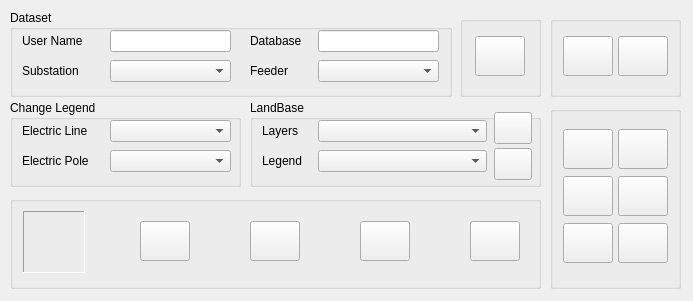
<?xml version="1.0" encoding="UTF-8"?>
<ui version="4.0">
 <class>frmMain</class>
 <widget class="QMainWindow" name="frmMain">
  <property name="geometry">
   <rect>
    <x>0</x>
    <y>0</y>
    <width>693</width>
    <height>301</height>
   </rect>
  </property>
  <property name="sizePolicy">
   <sizepolicy hsizetype="Fixed" vsizetype="Fixed">
    <horstretch>0</horstretch>
    <verstretch>0</verstretch>
   </sizepolicy>
  </property>
  <property name="maximumSize">
   <size>
    <width>693</width>
    <height>301</height>
   </size>
  </property>
  <property name="windowTitle">
   <string>NRECA Electric Systems</string>
  </property>
  <property name="windowIcon">
   <iconset resource="../Resources/FormIcons/resources.qrc">
    <normaloff>:/plugins/ElectricSystems/Resources/FormIcons/formworld.png</normaloff>:/plugins/ElectricSystems/Resources/FormIcons/formworld.png</iconset>
  </property>
  <property name="tabShape">
   <enum>QTabWidget::Rounded</enum>
  </property>
  <widget class="QWidget" name="centralwidget">
   <widget class="QGroupBox" name="groupBox">
    <property name="geometry">
     <rect>
      <x>10</x>
      <y>10</y>
      <width>442</width>
      <height>87</height>
     </rect>
    </property>
    <property name="title">
     <string>Dataset</string>
    </property>
    <widget class="QLabel" name="label">
     <property name="geometry">
      <rect>
       <x>12</x>
       <y>23</y>
       <width>71</width>
       <height>16</height>
      </rect>
     </property>
     <property name="text">
      <string>User Name</string>
     </property>
    </widget>
    <widget class="QLineEdit" name="txtPro">
     <property name="geometry">
      <rect>
       <x>100</x>
       <y>20</y>
       <width>121</width>
       <height>22</height>
      </rect>
     </property>
     <property name="toolTip">
      <string>Project Name</string>
     </property>
    </widget>
    <widget class="QLabel" name="label_2">
     <property name="geometry">
      <rect>
       <x>240</x>
       <y>23</y>
       <width>51</width>
       <height>16</height>
      </rect>
     </property>
     <property name="text">
      <string>Database</string>
     </property>
    </widget>
    <widget class="QLabel" name="label_3">
     <property name="geometry">
      <rect>
       <x>12</x>
       <y>53</y>
       <width>71</width>
       <height>16</height>
      </rect>
     </property>
     <property name="text">
      <string>Substation</string>
     </property>
    </widget>
    <widget class="QComboBox" name="cmbSub">
     <property name="geometry">
      <rect>
       <x>100</x>
       <y>50</y>
       <width>121</width>
       <height>22</height>
      </rect>
     </property>
     <property name="toolTip">
      <string>Select Substation</string>
     </property>
    </widget>
    <widget class="QLabel" name="label_4">
     <property name="geometry">
      <rect>
       <x>240</x>
       <y>53</y>
       <width>51</width>
       <height>16</height>
      </rect>
     </property>
     <property name="text">
      <string>Feeder</string>
     </property>
    </widget>
    <widget class="QComboBox" name="cmbFed">
     <property name="geometry">
      <rect>
       <x>308</x>
       <y>50</y>
       <width>121</width>
       <height>22</height>
      </rect>
     </property>
     <property name="toolTip">
      <string>Select Feeder</string>
     </property>
    </widget>
    <widget class="QLineEdit" name="txtDatabase">
     <property name="geometry">
      <rect>
       <x>308</x>
       <y>20</y>
       <width>121</width>
       <height>22</height>
      </rect>
     </property>
     <property name="toolTip">
      <string>Project Name</string>
     </property>
    </widget>
   </widget>
   <widget class="QGroupBox" name="groupBox_2">
    <property name="geometry">
     <rect>
      <x>460</x>
      <y>16</y>
      <width>81</width>
      <height>81</height>
     </rect>
    </property>
    <property name="title">
     <string/>
    </property>
    <widget class="QPushButton" name="cmdNew">
     <property name="geometry">
      <rect>
       <x>15</x>
       <y>20</y>
       <width>50</width>
       <height>40</height>
      </rect>
     </property>
     <property name="toolTip">
      <string>Define New Project</string>
     </property>
     <property name="text">
      <string/>
     </property>
     <property name="icon">
      <iconset resource="../Resources/FormIcons/resources.qrc">
       <normaloff>:/plugins/ElectricSystems/Resources/FormIcons/database_process.png</normaloff>:/plugins/ElectricSystems/Resources/FormIcons/database_process.png</iconset>
     </property>
     <property name="iconSize">
      <size>
       <width>32</width>
       <height>32</height>
      </size>
     </property>
    </widget>
   </widget>
   <widget class="QGroupBox" name="groupBox_3">
    <property name="geometry">
     <rect>
      <x>10</x>
      <y>100</y>
      <width>231</width>
      <height>87</height>
     </rect>
    </property>
    <property name="title">
     <string>Change Legend</string>
    </property>
    <widget class="QComboBox" name="cmbLegLine">
     <property name="geometry">
      <rect>
       <x>100</x>
       <y>20</y>
       <width>121</width>
       <height>22</height>
      </rect>
     </property>
     <property name="toolTip">
      <string>Select Legend for Electric Line</string>
     </property>
    </widget>
    <widget class="QComboBox" name="cmbLegPole">
     <property name="geometry">
      <rect>
       <x>100</x>
       <y>50</y>
       <width>121</width>
       <height>22</height>
      </rect>
     </property>
     <property name="toolTip">
      <string>Select Legend for Electric Pole</string>
     </property>
    </widget>
    <widget class="QLabel" name="label_5">
     <property name="geometry">
      <rect>
       <x>12</x>
       <y>23</y>
       <width>71</width>
       <height>16</height>
      </rect>
     </property>
     <property name="text">
      <string>Electric Line</string>
     </property>
    </widget>
    <widget class="QLabel" name="label_6">
     <property name="geometry">
      <rect>
       <x>12</x>
       <y>53</y>
       <width>71</width>
       <height>16</height>
      </rect>
     </property>
     <property name="text">
      <string>Electric Pole</string>
     </property>
    </widget>
   </widget>
   <widget class="QGroupBox" name="groupBox_4">
    <property name="geometry">
     <rect>
      <x>250</x>
      <y>100</y>
      <width>291</width>
      <height>87</height>
     </rect>
    </property>
    <property name="title">
     <string>LandBase</string>
    </property>
    <widget class="QLabel" name="label_8">
     <property name="geometry">
      <rect>
       <x>12</x>
       <y>53</y>
       <width>41</width>
       <height>16</height>
      </rect>
     </property>
     <property name="text">
      <string>Legend</string>
     </property>
    </widget>
    <widget class="QComboBox" name="cmbLayers">
     <property name="geometry">
      <rect>
       <x>68</x>
       <y>20</y>
       <width>169</width>
       <height>22</height>
      </rect>
     </property>
     <property name="toolTip">
      <string>Available LandBase Layers</string>
     </property>
    </widget>
    <widget class="QComboBox" name="cmbLegend">
     <property name="geometry">
      <rect>
       <x>68</x>
       <y>50</y>
       <width>169</width>
       <height>22</height>
      </rect>
     </property>
     <property name="toolTip">
      <string>Legends for LandBase Layers</string>
     </property>
    </widget>
    <widget class="QLabel" name="label_7">
     <property name="geometry">
      <rect>
       <x>12</x>
       <y>23</y>
       <width>51</width>
       <height>16</height>
      </rect>
     </property>
     <property name="text">
      <string>Layers</string>
     </property>
    </widget>
    <widget class="QPushButton" name="pushButton_2">
     <property name="geometry">
      <rect>
       <x>244</x>
       <y>12</y>
       <width>38</width>
       <height>32</height>
      </rect>
     </property>
     <property name="toolTip">
      <string>Get LandBase Layers</string>
     </property>
     <property name="text">
      <string/>
     </property>
     <property name="icon">
      <iconset resource="../Resources/FormIcons/resources.qrc">
       <normaloff>:/plugins/ElectricSystems/Resources/FormIcons/mapsearchsmall.png</normaloff>:/plugins/ElectricSystems/Resources/FormIcons/mapsearchsmall.png</iconset>
     </property>
     <property name="iconSize">
      <size>
       <width>24</width>
       <height>24</height>
      </size>
     </property>
    </widget>
    <widget class="QPushButton" name="pushButton_3">
     <property name="geometry">
      <rect>
       <x>244</x>
       <y>48</y>
       <width>38</width>
       <height>32</height>
      </rect>
     </property>
     <property name="toolTip">
      <string>Add LandBase to Map</string>
     </property>
     <property name="text">
      <string/>
     </property>
     <property name="icon">
      <iconset resource="../Resources/FormIcons/resources.qrc">
       <normaloff>:/plugins/ElectricSystems/Resources/FormIcons/mapaddsmall.png</normaloff>:/plugins/ElectricSystems/Resources/FormIcons/mapaddsmall.png</iconset>
     </property>
     <property name="iconSize">
      <size>
       <width>24</width>
       <height>24</height>
      </size>
     </property>
    </widget>
   </widget>
   <widget class="QGroupBox" name="groupBox_5">
    <property name="geometry">
     <rect>
      <x>10</x>
      <y>196</y>
      <width>531</width>
      <height>93</height>
     </rect>
    </property>
    <property name="title">
     <string/>
    </property>
    <widget class="QFrame" name="frame">
     <property name="geometry">
      <rect>
       <x>13</x>
       <y>15</y>
       <width>62</width>
       <height>62</height>
      </rect>
     </property>
     <property name="styleSheet">
      <string notr="true">image: url(:/plugins/ElectricSystems/Resources/FormIcons/basicnreca.png);</string>
     </property>
     <property name="frameShape">
      <enum>QFrame::Panel</enum>
     </property>
     <property name="frameShadow">
      <enum>QFrame::Sunken</enum>
     </property>
    </widget>
    <widget class="QPushButton" name="cmdAddlayer">
     <property name="geometry">
      <rect>
       <x>130</x>
       <y>25</y>
       <width>50</width>
       <height>40</height>
      </rect>
     </property>
     <property name="toolTip">
      <string>Add Feeder Electric Layers</string>
     </property>
     <property name="text">
      <string/>
     </property>
     <property name="icon">
      <iconset resource="../Resources/FormIcons/resources.qrc">
       <normaloff>:/plugins/ElectricSystems/Resources/FormIcons/mapadd.png</normaloff>:/plugins/ElectricSystems/Resources/FormIcons/mapadd.png</iconset>
     </property>
     <property name="iconSize">
      <size>
       <width>32</width>
       <height>32</height>
      </size>
     </property>
    </widget>
    <widget class="QPushButton" name="cmdClear">
     <property name="geometry">
      <rect>
       <x>240</x>
       <y>25</y>
       <width>50</width>
       <height>40</height>
      </rect>
     </property>
     <property name="toolTip">
      <string>Clear Map</string>
     </property>
     <property name="text">
      <string/>
     </property>
     <property name="icon">
      <iconset resource="../Resources/FormIcons/resources.qrc">
       <normaloff>:/plugins/ElectricSystems/Resources/FormIcons/mapdelete.png</normaloff>:/plugins/ElectricSystems/Resources/FormIcons/mapdelete.png</iconset>
     </property>
     <property name="iconSize">
      <size>
       <width>32</width>
       <height>32</height>
      </size>
     </property>
    </widget>
    <widget class="QPushButton" name="cmdHelp">
     <property name="geometry">
      <rect>
       <x>350</x>
       <y>25</y>
       <width>50</width>
       <height>40</height>
      </rect>
     </property>
     <property name="toolTip">
      <string>Help</string>
     </property>
     <property name="text">
      <string/>
     </property>
     <property name="icon">
      <iconset resource="../Resources/FormIcons/resources.qrc">
       <normaloff>:/plugins/ElectricSystems/Resources/FormIcons/basichelp.png</normaloff>:/plugins/ElectricSystems/Resources/FormIcons/basichelp.png</iconset>
     </property>
     <property name="iconSize">
      <size>
       <width>32</width>
       <height>32</height>
      </size>
     </property>
    </widget>
    <widget class="QPushButton" name="cmdClose">
     <property name="geometry">
      <rect>
       <x>460</x>
       <y>25</y>
       <width>50</width>
       <height>40</height>
      </rect>
     </property>
     <property name="toolTip">
      <string>Close</string>
     </property>
     <property name="text">
      <string/>
     </property>
     <property name="icon">
      <iconset resource="../Resources/FormIcons/resources.qrc">
       <normaloff>:/plugins/ElectricSystems/Resources/FormIcons/basicexit.png</normaloff>:/plugins/ElectricSystems/Resources/FormIcons/basicexit.png</iconset>
     </property>
     <property name="iconSize">
      <size>
       <width>32</width>
       <height>32</height>
      </size>
     </property>
    </widget>
   </widget>
   <widget class="QGroupBox" name="groupBox_6">
    <property name="geometry">
     <rect>
      <x>550</x>
      <y>16</y>
      <width>131</width>
      <height>81</height>
     </rect>
    </property>
    <property name="title">
     <string/>
    </property>
    <widget class="QPushButton" name="cmdMain">
     <property name="geometry">
      <rect>
       <x>13</x>
       <y>20</y>
       <width>50</width>
       <height>40</height>
      </rect>
     </property>
     <property name="toolTip">
      <string>Database Development and Analysis</string>
     </property>
     <property name="text">
      <string/>
     </property>
     <property name="icon">
      <iconset resource="../Resources/FormIcons/resources.qrc">
       <normaloff>:/plugins/ElectricSystems/Resources/FormIcons/mapsettings.png</normaloff>:/plugins/ElectricSystems/Resources/FormIcons/mapsettings.png</iconset>
     </property>
     <property name="iconSize">
      <size>
       <width>32</width>
       <height>32</height>
      </size>
     </property>
    </widget>
    <widget class="QPushButton" name="cmdEquip">
     <property name="geometry">
      <rect>
       <x>68</x>
       <y>20</y>
       <width>50</width>
       <height>40</height>
      </rect>
     </property>
     <property name="toolTip">
      <string>Equipment Database</string>
     </property>
     <property name="text">
      <string/>
     </property>
     <property name="icon">
      <iconset resource="../Resources/FormIcons/resources.qrc">
       <normaloff>:/plugins/ElectricSystems/Resources/FormIcons/mapinfo.png</normaloff>:/plugins/ElectricSystems/Resources/FormIcons/mapinfo.png</iconset>
     </property>
     <property name="iconSize">
      <size>
       <width>32</width>
       <height>32</height>
      </size>
     </property>
    </widget>
   </widget>
   <widget class="QGroupBox" name="groupBox_7">
    <property name="geometry">
     <rect>
      <x>550</x>
      <y>106</y>
      <width>131</width>
      <height>183</height>
     </rect>
    </property>
    <property name="title">
     <string/>
    </property>
    <widget class="QPushButton" name="cmdCreate">
     <property name="geometry">
      <rect>
       <x>13</x>
       <y>23</y>
       <width>50</width>
       <height>40</height>
      </rect>
     </property>
     <property name="toolTip">
      <string>Database Intialization</string>
     </property>
     <property name="text">
      <string/>
     </property>
     <property name="icon">
      <iconset resource="../Resources/FormIcons/resources.qrc">
       <normaloff>:/plugins/ElectricSystems/Resources/FormIcons/mapedit.png</normaloff>:/plugins/ElectricSystems/Resources/FormIcons/mapedit.png</iconset>
     </property>
     <property name="iconSize">
      <size>
       <width>32</width>
       <height>32</height>
      </size>
     </property>
    </widget>
    <widget class="QPushButton" name="cmdProcess">
     <property name="geometry">
      <rect>
       <x>68</x>
       <y>23</y>
       <width>50</width>
       <height>40</height>
      </rect>
     </property>
     <property name="toolTip">
      <string>Process Field Data</string>
     </property>
     <property name="text">
      <string/>
     </property>
     <property name="icon">
      <iconset resource="../Resources/FormIcons/resources.qrc">
       <normaloff>:/plugins/ElectricSystems/Resources/FormIcons/mapgps.png</normaloff>:/plugins/ElectricSystems/Resources/FormIcons/mapgps.png</iconset>
     </property>
     <property name="iconSize">
      <size>
       <width>32</width>
       <height>32</height>
      </size>
     </property>
    </widget>
    <widget class="QPushButton" name="cmdValidate">
     <property name="geometry">
      <rect>
       <x>13</x>
       <y>70</y>
       <width>50</width>
       <height>40</height>
      </rect>
     </property>
     <property name="toolTip">
      <string>Database Validation</string>
     </property>
     <property name="text">
      <string/>
     </property>
     <property name="icon">
      <iconset resource="../Resources/FormIcons/resources.qrc">
       <normaloff>:/plugins/ElectricSystems/Resources/FormIcons/mapaccept.png</normaloff>:/plugins/ElectricSystems/Resources/FormIcons/mapaccept.png</iconset>
     </property>
     <property name="iconSize">
      <size>
       <width>32</width>
       <height>32</height>
      </size>
     </property>
    </widget>
    <widget class="QPushButton" name="cmdFinance">
     <property name="geometry">
      <rect>
       <x>68</x>
       <y>70</y>
       <width>50</width>
       <height>40</height>
      </rect>
     </property>
     <property name="toolTip">
      <string>Financial Analysis</string>
     </property>
     <property name="text">
      <string/>
     </property>
     <property name="icon">
      <iconset resource="../Resources/FormIcons/resources.qrc">
       <normaloff>:/plugins/ElectricSystems/Resources/FormIcons/mapfinance.png</normaloff>:/plugins/ElectricSystems/Resources/FormIcons/mapfinance.png</iconset>
     </property>
     <property name="iconSize">
      <size>
       <width>32</width>
       <height>32</height>
      </size>
     </property>
    </widget>
    <widget class="QPushButton" name="cmdMilsoft">
     <property name="geometry">
      <rect>
       <x>68</x>
       <y>117</y>
       <width>50</width>
       <height>40</height>
      </rect>
     </property>
     <property name="toolTip">
      <string>Database Conversion to WindMil</string>
     </property>
     <property name="text">
      <string/>
     </property>
     <property name="icon">
      <iconset resource="../Resources/FormIcons/resources.qrc">
       <normaloff>:/plugins/ElectricSystems/Resources/FormIcons/mapmilsoft.png</normaloff>:/plugins/ElectricSystems/Resources/FormIcons/mapmilsoft.png</iconset>
     </property>
     <property name="iconSize">
      <size>
       <width>32</width>
       <height>32</height>
      </size>
     </property>
    </widget>
    <widget class="QPushButton" name="cmdVoltage">
     <property name="geometry">
      <rect>
       <x>13</x>
       <y>117</y>
       <width>50</width>
       <height>40</height>
      </rect>
     </property>
     <property name="toolTip">
      <string>Voltage Analysis</string>
     </property>
     <property name="text">
      <string/>
     </property>
     <property name="icon">
      <iconset resource="../Resources/FormIcons/resources.qrc">
       <normaloff>:/plugins/ElectricSystems/Resources/FormIcons/mapvoltage.png</normaloff>:/plugins/ElectricSystems/Resources/FormIcons/mapvoltage.png</iconset>
     </property>
     <property name="iconSize">
      <size>
       <width>32</width>
       <height>32</height>
      </size>
     </property>
    </widget>
   </widget>
  </widget>
 </widget>
 <resources>
  <include location="../Resources/FormIcons/resources.qrc"/>
 </resources>
 <connections/>
</ui>
